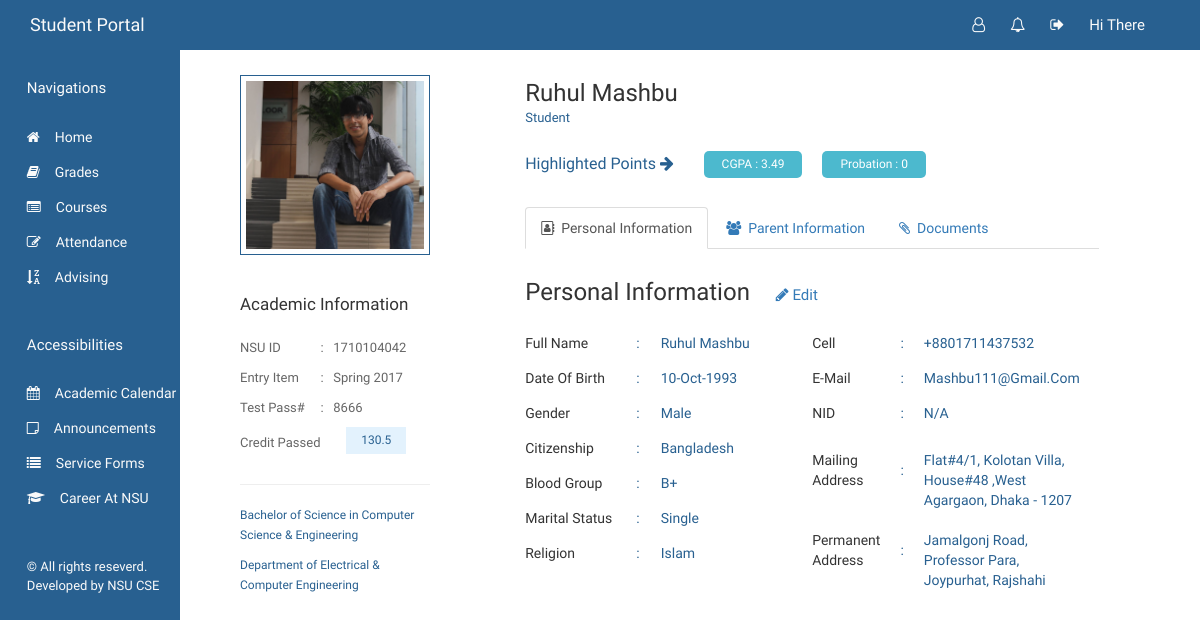
Page /students/views/students-profile.php (signed in) on the committed database.
### tables this page shows
CREATE TABLE `studentprofile` (
  `id` int(13) NOT NULL,
  `name` text NOT NULL,
  `gender` text NOT NULL,
  `test_pass` text NOT NULL,
  `picture` text,
  `degree` text,
  `faculty` text,
  `department` text,
  `program` text,
  `total_credit_required` text,
  `total_credit_completed` text,
  `cgpa` text,
  `admitted_semester` text,
  `admitted_year` text NOT NULL,
  `date_of_birth` text,
  `religion` text,
  `citizenship` text NOT NULL,
  `blood_group` text,
  `marital_status` text,
  `national_id_number` text,
  `phone` text,
  `mail` text,
  `present_address` text,
  `permanent_address` text,
  `father_name` text NOT NULL,
  `mother_name` text NOT NULL,
  `guardian_name` text NOT NULL,
  `guardian_phone` text NOT NULL
);

### students/requires/functions.php (called while the page is built, shortened)
<?php namespace Automation\students;
function connect(){
	try{
		$con = new \PDO('mysql:host=localhost;dbname=automation','root','');
		$con->setAttribute(\PDO::ATTR_ERRMODE,\PDO::ERRMODE_EXCEPTION);
		return $con;
	}
	catch(\PDOException $e){
		echo "ERROR : ".$e->getMessage();
		return false;
	}
}
$con = connect();
function get_row($table,$param,$paramVal){
	global $con;
	$stmt = $con->prepare("SELECT * FROM $table WHERE $param=:paramVal");
	$stmt->bindParam(':paramVal',$paramVal);
	$stmt->execute();
	$row = $stmt->fetchAll(\PDO::FETCH_OBJ);
	return $row;
}
?>

### students/views/students-profile.php (the view, shortened to what this page needs)
<?php
	include_once '../partials/students-header.php';
	include_once '../partials/students-sidebar.php';
	$row = students\get_row("studentprofile",'id',htmlspecialchars($_SESSION['User_id']))[0];
	$doc = students\get_row('documents','id',htmlspecialchars($_SESSION['User_id']));
?>
<div class="profile">
	<section class="left">
		<div class="dp">
			<div class="dp-img">
				<img src="<?php echo $row->picture;?>" alt="Thumbnail">
			</div>
			<div class="info-1">
				<h2>Academic Information</h2>
				<table>
					<tr><td>NSU ID</td><td>: &nbsp;&nbsp;<?php echo $row->id;?></td></tr>
					<tr><td>Entry Item</td><td>: &nbsp;&nbsp;<?php echo $row->admitted_semester. ' '. $row->admitted_year;?></td></tr>
					<tr><td>Test Pass#</td><td>: &nbsp;&nbsp;<?php echo $row->test_pass;?></td></tr>
					<tr><td>Credit Passed</td><td><span><?php echo $row->total_credit_completed;?></span></td></tr>
				</table>
			</div>
			<hr>
			<p><?php echo $row->degree . " in " . $row->program;?></p>
			<p><?php echo "Department of " . $row->department;?></p>
		</div>
	</section>
	<section class="right">
		<h2><?php echo $row->name;?></h2>
		<h5>Student</h5>
		<div class="little-info">
			<span>Highlighted Points <i class="fa fa-arrow-right"></i></span>
			<p>CGPA : <?php echo $row->cgpa;?></p>
			<p>Probation : 0</p>
		</div>
		<br><br>
		<ul class="nav nav-tabs">
			<li class="active"><a data-toggle="tab" href="#menu1"><i class="fa fa-address-book-o" aria-hidden="true"></i> &nbsp;Personal Information</a></li>
			<li><a data-toggle="tab" href="#menu2"><i class="fa fa-users" aria-hidden="true"></i> &nbsp;Parent Information</a></li>
			<li><a data-toggle="tab" href="#menu3"><i class="fa fa-paperclip" aria-hidden="true"></i> &nbsp;Documents</a></li>
		</ul>
		<div class="tab-content">
			<div id="menu1" class="tab-pane fade in active">
				<h2>
					Personal Information
					<a href="edit-info.php" class="student-info-edit" data-edit="personal"><i class="fa fa-pencil" aria-hidden="true"></i> Edit</a>
				</h2>
				<table class="left-table">
					<tr><th>Full Name</th><td>:</td><td><?php echo $row->name;?></td></tr>
					<tr><th>Date of Birth</th><td>:</td><td><?php echo $row->date_of_birth;?></td></tr>
					<tr><th>Gender</th><td>:</td><td><?php echo $row->gender;?></td></tr>
					<tr><th>Citizenship</th><td>:</td><td><?php echo $row->citizenship;?></td></tr>
					<tr><th>Blood Group</th><td>:</td><td><?php echo $row->blood_group;?></td></tr>
					<tr><th>Marital Status</th><td>:</td><td><?php echo $row->marital_status;?></td></tr>
					<tr><th>Religion</th><td>:</td><td><?php echo $row->religion;?></td></tr>
				</table>
				<table class="right-table">
					<tr><th>Cell</th><td>:</td><td><?php echo $row->phone;?></td></tr>
					<tr><th>E-mail</th><td>:</td><td><?php echo $row->mail;?></td></tr>
					<tr><th>NID</th><td>:</td><td><?php echo $row->national_id_number;?></td></tr>
					<tr><th>Mailing Address</th><td>:</td><td><br><?php echo $row->present_address;?></td></tr>
					<tr><th>Permanent Address</th><td>:</td><td><br><?php echo $row->permanent_address;?></td></tr>
				</table>
			</div>
		</div>
	</section>
</div>
<?php include_once '../partials/students-footer.php';?>

### students/css/students-style.css (style rules this page uses)
body { margin: 0; padding: 0; }
h1,h2,h3,h4,h5,h6,p,li,a,span,nav,div,section { font-family: 'Taviraj',helvetica,sans-serif; }
.profile { width: 100%; float: left; }
.profile section.left { float: left; width: 22%; height: auto; }
.dp { float: left; width: 90%; color: #666; margin-top: 25px; }
.dp-img { height: 180px; margin-bottom: 40px; position: relative; }
.dp img { width: 100%; height: 180px; margin-bottom: 30px; object-fit: cover; border:1px solid #286090; box-sizing: border-box; padding: 5px; }
.info-1 { width: 100%; height: auto; margin-bottom: 20px; }
.info-1 h2 { clear: both; font-size: 17px; color: #333; margin-bottom: 20px; margin-top: 0; text-transform: capitalize; }
.info-1 table td { height: 30px; font-size: 13px; text-transform: capitalize; }
.info-1 td span { float: right; font-size: 12px; margin-top: 3px; box-sizing:border-box; padding: 5px 15px; background: #E3F2FD; color: #286090; margin-bottom: 10px; margin-left: 10px; }
.dp p { font-size: 12px; line-height: 20px; color: #286090; }
.profile section.right { float: left; width: 65%; box-sizing: border-box; margin-left: 2.5%; padding-left: 50px; }
.profile section.right h2 { font-size: 24px; color: #333; margin-top: 30px; margin-bottom: 0px; }
.profile section.right h5 { color: #286090; font-size: 13px; margin-top: 5px; }
.little-info { float: left; width: 100%; height: auto; margin-top: 15px; }
.little-info p { float: left; padding: 5px 18px; background: rgba(0,156,186,0.7); color: #fff; margin-right: 20px; border-radius: 5px; font-size: 12px; text-transform: capitalize; }
.little-info span { float: left; color: #286090; font-size: 16px; margin-right: 30px; margin-top: 2px; }
section.right .tab-pane h2 { margin-bottom: 20px; text-transform: capitalize; }
section.right .tab-pane h2 a { margin-left: 20px; font-size: 15px; }
section.right table td { height: 35px; padding-left: 20px; color: #286090; text-transform: capitalize; }
section.right table th { font-weight: normal; text-transform: capitalize; }
section.right .left-table { float: left; width: 40%; margin-right: 5%; }
section.right .right-table { float: left; width: 40%; margin-left: 5%; }

### rows in the picture
studentprofile: picture (picture), id "1710104042", admitted_semester "Spring", admitted_year "2017", test_pass "8666", total_credit_completed "130.5", degree "Bachelor of Science", program "Computer Science & Engineering", department "Electrical & Computer Engineering", name "Ruhul Mashbu", cgpa "3.49", date_of_birth "10-Oct-1993", gender "Male", citizenship "Bangladesh", blood_group "B+", marital_status "Single", religion "Islam", phone "+8801711437532", mail "Mashbu111@gmail.com", national_id_number "N/A", present_address "Flat#4/1, Kolotan Villa, House#48 ,West Agargaon, Dhaka - 1207", permanent_address "Jamalgonj Road, Professor Para, Joypurhat, Rajshahi"
